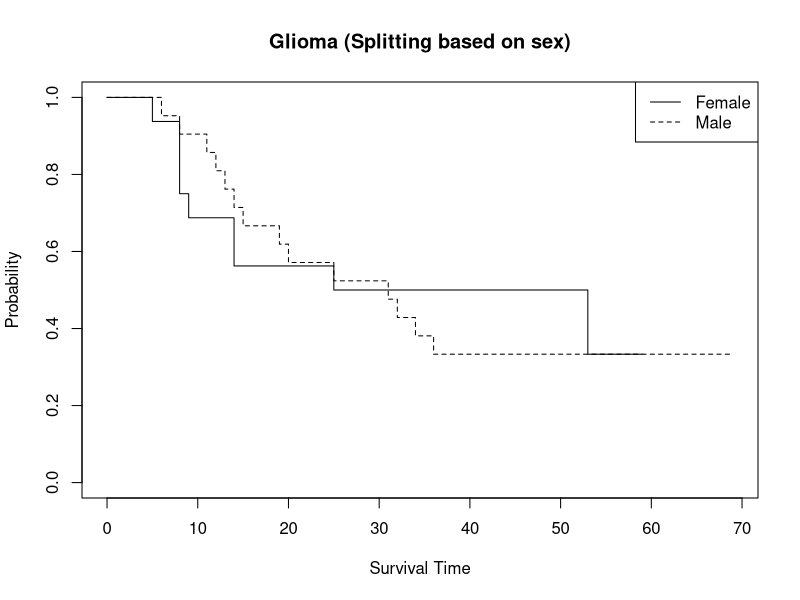
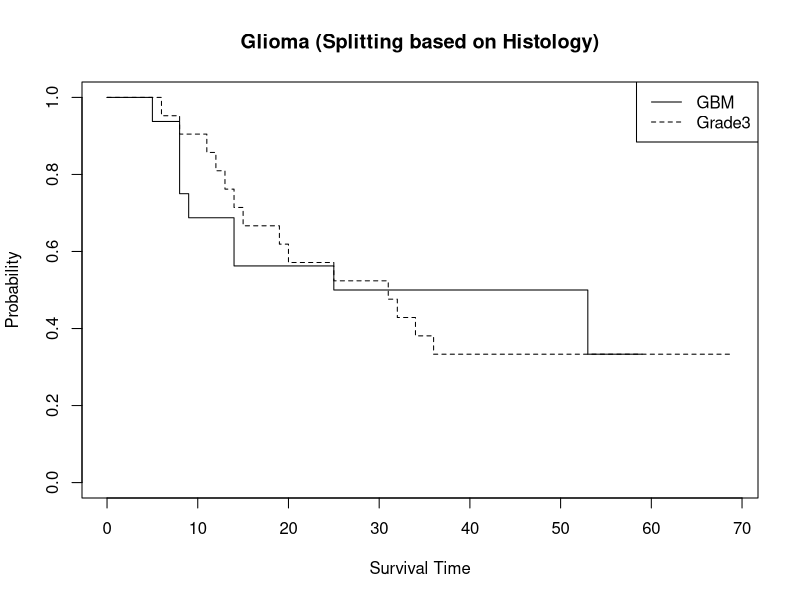
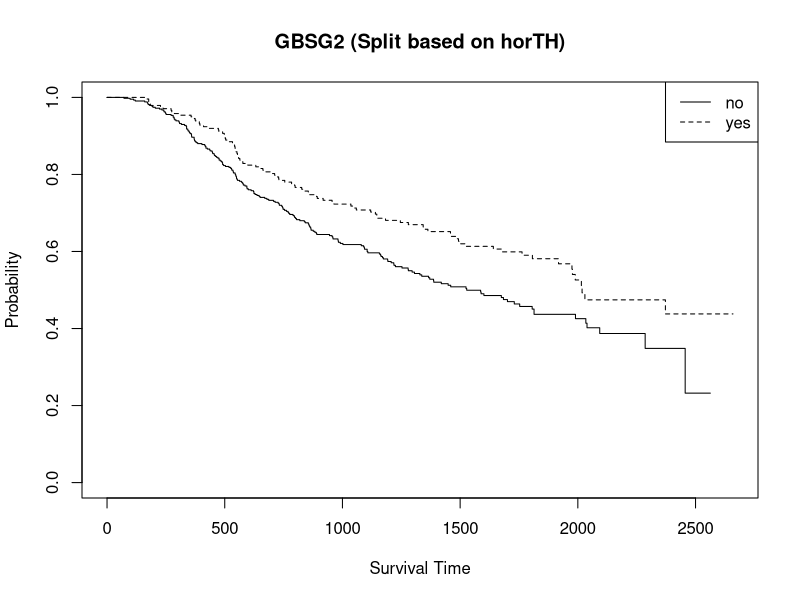

Reproduce these figures in R, in order.
## ---- chunk 1
knitr::opts_chunk$set(echo = TRUE)
## ---- chunk 2
#Installing the 'coin' & 'TH.data' package (commented out as not necessary)
#install.packages("coin")
#install.packages("TH.data")

# Loading the data sets
library("coin")
library("TH.data")

data("glioma")
data("GBSG2")

head(glioma)
head(GBSG2)

summary(glioma)
summary(GBSG2)
## ---- chunk 3
# Checking the levels of 'sex' covariate
levels(glioma$sex)

# Comparing time across sexes
table(subset(glioma, sex=="Female", select = time))
table(subset(glioma, sex=="Male", select = time))

# Building the 'Surv' Object
surv1<-Surv(time=glioma$time, event=glioma$event)
summary(surv1)

# Estimating the Survival Curve
survf1<-survfit(formula = surv1~glioma$sex, data=glioma)
summary(survf1)

# Plotting the results
plot(survf1, lty=1:2, main="Glioma (Splitting based on sex)", ylab = "Probability", xlab="Survival Time")
legend("topright",legend=levels(glioma$sex), lty=1:2)
## ---- chunk 4
# Checking the levels of 'histology' covariate
levels(glioma$histology)

# Comparing time across hoistology levels
table(subset(glioma, histology=="GBM", select = time))
table(subset(glioma, histology=="Grade3", select = time))

# Building the 'Surv' Object
surv2<-Surv(time=glioma$time, event=glioma$event)
summary(surv2)

# Estimating the Survival Curve
survf2<-survfit(formula = surv2~glioma$sex, data=glioma)
summary(survf2)

# Plotting the results
plot(survf2, lty=1:2, main="Glioma (Splitting based on Histology)", ylab = "Probability", xlab="Survival Time")
legend("topright",legend=levels(glioma$histology), lty=1:2)
## ---- chunk 5
# Checking the levels of 'horTH' covariate
levels(GBSG2$horTh)

# Comparing time across horTH
table(subset(GBSG2, GBSG2$horTH=="no", select = time))
table(subset(GBSG2, GBSG2$horTH=="yes", select = time))

# Building the 'Surv' Object
surv3<-Surv(time=GBSG2$time, event=GBSG2$cens)
summary(surv3)

# Estimating the Survival Curve
survf3<-survfit(formula = surv3~GBSG2$horTh, data=GBSG2)
summary(survf3)

# Plotting the results
plot(survf3, lty=1:2, main="GBSG2 (Split based on horTH)", ylab = "Probability", xlab="Survival Time")
legend("topright",legend=levels(GBSG2$horTh), lty=1:2)
